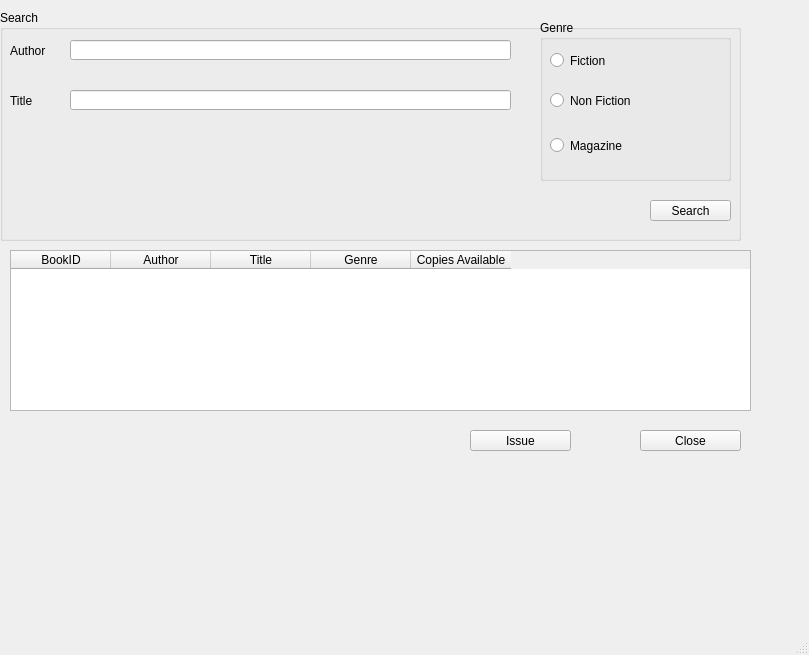
<?xml version="1.0" encoding="UTF-8"?>
<ui version="4.0">
 <class>MainWindow</class>
 <widget class="QMainWindow" name="MainWindow">
  <property name="geometry">
   <rect>
    <x>0</x>
    <y>0</y>
    <width>809</width>
    <height>655</height>
   </rect>
  </property>
  <property name="windowTitle">
   <string>MainWindow</string>
  </property>
  <widget class="QWidget" name="centralwidget">
   <widget class="QGroupBox" name="search_groupBox">
    <property name="geometry">
     <rect>
      <x>0</x>
      <y>10</y>
      <width>741</width>
      <height>231</height>
     </rect>
    </property>
    <property name="title">
     <string>Search</string>
    </property>
    <widget class="QLabel" name="author_label">
     <property name="geometry">
      <rect>
       <x>10</x>
       <y>30</y>
       <width>51</width>
       <height>21</height>
      </rect>
     </property>
     <property name="text">
      <string>Author</string>
     </property>
    </widget>
    <widget class="QLabel" name="title_label">
     <property name="geometry">
      <rect>
       <x>10</x>
       <y>80</y>
       <width>51</width>
       <height>21</height>
      </rect>
     </property>
     <property name="text">
      <string>Title</string>
     </property>
    </widget>
    <widget class="QLineEdit" name="title_lineEdit">
     <property name="geometry">
      <rect>
       <x>70</x>
       <y>80</y>
       <width>441</width>
       <height>20</height>
      </rect>
     </property>
    </widget>
    <widget class="QGroupBox" name="genre_groupBox">
     <property name="geometry">
      <rect>
       <x>540</x>
       <y>10</y>
       <width>191</width>
       <height>161</height>
      </rect>
     </property>
     <property name="title">
      <string>Genre</string>
     </property>
     <widget class="QRadioButton" name="fiction_radioButton">
      <property name="geometry">
       <rect>
        <x>10</x>
        <y>30</y>
        <width>91</width>
        <height>21</height>
       </rect>
      </property>
      <property name="text">
       <string>Fiction</string>
      </property>
     </widget>
     <widget class="QRadioButton" name="nonfiction_radioButton">
      <property name="geometry">
       <rect>
        <x>10</x>
        <y>70</y>
        <width>101</width>
        <height>21</height>
       </rect>
      </property>
      <property name="text">
       <string>Non Fiction</string>
      </property>
     </widget>
     <widget class="QRadioButton" name="magazine_radioButton">
      <property name="geometry">
       <rect>
        <x>10</x>
        <y>110</y>
        <width>111</width>
        <height>31</height>
       </rect>
      </property>
      <property name="text">
       <string>Magazine</string>
      </property>
     </widget>
    </widget>
    <widget class="QPushButton" name="search_pushButton">
     <property name="geometry">
      <rect>
       <x>650</x>
       <y>190</y>
       <width>81</width>
       <height>21</height>
      </rect>
     </property>
     <property name="text">
      <string>Search</string>
     </property>
    </widget>
    <widget class="QLineEdit" name="author_lineEdit">
     <property name="geometry">
      <rect>
       <x>70</x>
       <y>30</y>
       <width>441</width>
       <height>20</height>
      </rect>
     </property>
    </widget>
   </widget>
   <widget class="QTableWidget" name="booksTableWidget">
    <property name="geometry">
     <rect>
      <x>10</x>
      <y>250</y>
      <width>741</width>
      <height>161</height>
     </rect>
    </property>
    <column>
     <property name="text">
      <string>BookID</string>
     </property>
    </column>
    <column>
     <property name="text">
      <string>Author</string>
     </property>
    </column>
    <column>
     <property name="text">
      <string>Title</string>
     </property>
    </column>
    <column>
     <property name="text">
      <string>Genre</string>
     </property>
    </column>
    <column>
     <property name="text">
      <string>Copies Available</string>
     </property>
    </column>
   </widget>
   <widget class="QPushButton" name="issue_pushButton">
    <property name="geometry">
     <rect>
      <x>470</x>
      <y>430</y>
      <width>101</width>
      <height>21</height>
     </rect>
    </property>
    <property name="text">
     <string>Issue</string>
    </property>
   </widget>
   <widget class="QPushButton" name="close_pushButton">
    <property name="geometry">
     <rect>
      <x>640</x>
      <y>430</y>
      <width>101</width>
      <height>21</height>
     </rect>
    </property>
    <property name="text">
     <string>Close</string>
    </property>
   </widget>
  </widget>
  <widget class="QMenuBar" name="menubar">
   <property name="geometry">
    <rect>
     <x>0</x>
     <y>0</y>
     <width>809</width>
     <height>20</height>
    </rect>
   </property>
  </widget>
  <widget class="QStatusBar" name="statusbar"/>
 </widget>
 <resources/>
 <connections/>
</ui>
